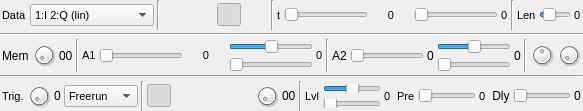
<?xml version="1.0" encoding="UTF-8"?>
<ui version="4.0">
 <class>GLScopeGUI</class>
 <widget class="QWidget" name="GLScopeGUI">
  <property name="geometry">
   <rect>
    <x>0</x>
    <y>0</y>
    <width>583</width>
    <height>111</height>
   </rect>
  </property>
  <property name="windowTitle">
   <string>Oscilloscope</string>
  </property>
  <layout class="QVBoxLayout" name="verticalLayout">
   <property name="spacing">
    <number>3</number>
   </property>
   <property name="leftMargin">
    <number>0</number>
   </property>
   <property name="topMargin">
    <number>0</number>
   </property>
   <property name="rightMargin">
    <number>0</number>
   </property>
   <property name="bottomMargin">
    <number>0</number>
   </property>
   <item>
    <layout class="QHBoxLayout" name="row1Layout">
     <property name="spacing">
      <number>3</number>
     </property>
     <property name="leftMargin">
      <number>2</number>
     </property>
     <property name="topMargin">
      <number>0</number>
     </property>
     <property name="rightMargin">
      <number>2</number>
     </property>
     <property name="bottomMargin">
      <number>0</number>
     </property>
     <item>
      <widget class="QLabel" name="dataLabel">
       <property name="font">
        <font>
         <pointsize>8</pointsize>
        </font>
       </property>
       <property name="text">
        <string>Data</string>
       </property>
      </widget>
     </item>
     <item>
      <widget class="QComboBox" name="dataMode">
       <property name="sizePolicy">
        <sizepolicy hsizetype="Minimum" vsizetype="Fixed">
         <horstretch>0</horstretch>
         <verstretch>0</verstretch>
        </sizepolicy>
       </property>
       <property name="font">
        <font>
         <pointsize>8</pointsize>
        </font>
       </property>
       <property name="toolTip">
        <string>Displayed data</string>
       </property>
       <property name="sizeAdjustPolicy">
        <enum>QComboBox::AdjustToContentsOnFirstShow</enum>
       </property>
       <item>
        <property name="text">
         <string>1:I 2:Q (lin)</string>
        </property>
       </item>
       <item>
        <property name="text">
         <string>1:Mag (lin) 2:Phi</string>
        </property>
       </item>
       <item>
        <property name="text">
         <string>1:Mag (dB) 2:Phi</string>
        </property>
       </item>
       <item>
        <property name="text">
         <string>1:Mag (lin) 2:dPhi</string>
        </property>
       </item>
       <item>
        <property name="text">
         <string>1:Mag(dB) 2:dPhi</string>
        </property>
       </item>
       <item>
        <property name="text">
         <string>1:Derived 1 2:2nd </string>
        </property>
       </item>
       <item>
        <property name="text">
         <string>1,2:Cyclostationary</string>
        </property>
       </item>
      </widget>
     </item>
     <item>
      <widget class="Line" name="dataLine">
       <property name="orientation">
        <enum>Qt::Vertical</enum>
       </property>
      </widget>
     </item>
     <item>
      <widget class="ButtonSwitch" name="onlyPrimeView">
       <property name="toolTip">
        <string>Only primary display</string>
       </property>
       <property name="text">
        <string/>
       </property>
       <property name="icon">
        <iconset resource="../resources/res.qrc">
         <normaloff>:/display1_w.png</normaloff>:/display1_w.png</iconset>
       </property>
       <property name="iconSize">
        <size>
         <width>16</width>
         <height>16</height>
        </size>
       </property>
       <property name="checkable">
        <bool>true</bool>
       </property>
       <property name="autoRaise">
        <bool>true</bool>
       </property>
      </widget>
     </item>
     <item>
      <widget class="ButtonSwitch" name="onlySecondView">
       <property name="toolTip">
        <string>Only secondary display</string>
       </property>
       <property name="text">
        <string/>
       </property>
       <property name="icon">
        <iconset resource="../resources/res.qrc">
         <normaloff>:/display2_w.png</normaloff>:/display2_w.png</iconset>
       </property>
       <property name="iconSize">
        <size>
         <width>16</width>
         <height>16</height>
        </size>
       </property>
       <property name="checkable">
        <bool>true</bool>
       </property>
       <property name="autoRaise">
        <bool>true</bool>
       </property>
      </widget>
     </item>
     <item>
      <widget class="ButtonSwitch" name="horizView">
       <property name="toolTip">
        <string>Both displays horizontally arranged</string>
       </property>
       <property name="text">
        <string/>
       </property>
       <property name="icon">
        <iconset resource="../resources/res.qrc">
         <normaloff>:/horizontal_w.png</normaloff>:/horizontal_w.png</iconset>
       </property>
       <property name="iconSize">
        <size>
         <width>16</width>
         <height>16</height>
        </size>
       </property>
       <property name="checkable">
        <bool>true</bool>
       </property>
       <property name="checked">
        <bool>true</bool>
       </property>
       <property name="autoRaise">
        <bool>true</bool>
       </property>
      </widget>
     </item>
     <item>
      <widget class="ButtonSwitch" name="vertView">
       <property name="toolTip">
        <string>Both displays vertically arranged</string>
       </property>
       <property name="text">
        <string/>
       </property>
       <property name="icon">
        <iconset resource="../resources/res.qrc">
         <normaloff>:/vertical_w.png</normaloff>:/vertical_w.png</iconset>
       </property>
       <property name="iconSize">
        <size>
         <width>16</width>
         <height>16</height>
        </size>
       </property>
       <property name="checkable">
        <bool>true</bool>
       </property>
       <property name="autoRaise">
        <bool>true</bool>
       </property>
      </widget>
     </item>
     <item>
      <widget class="Line" name="viewLine">
       <property name="orientation">
        <enum>Qt::Vertical</enum>
       </property>
      </widget>
     </item>
     <item>
      <widget class="QLabel" name="timeLabel">
       <property name="font">
        <font>
         <pointsize>8</pointsize>
        </font>
       </property>
       <property name="text">
        <string>t</string>
       </property>
      </widget>
     </item>
     <item>
      <widget class="QSlider" name="time">
       <property name="sizePolicy">
        <sizepolicy hsizetype="MinimumExpanding" vsizetype="Fixed">
         <horstretch>0</horstretch>
         <verstretch>0</verstretch>
        </sizepolicy>
       </property>
       <property name="font">
        <font>
         <pointsize>8</pointsize>
        </font>
       </property>
       <property name="toolTip">
        <string>Time range</string>
       </property>
       <property name="minimum">
        <number>1</number>
       </property>
       <property name="maximum">
        <number>100</number>
       </property>
       <property name="pageStep">
        <number>1</number>
       </property>
       <property name="orientation">
        <enum>Qt::Horizontal</enum>
       </property>
       <property name="tickPosition">
        <enum>QSlider::NoTicks</enum>
       </property>
       <property name="tickInterval">
        <number>5</number>
       </property>
      </widget>
     </item>
     <item>
      <widget class="QLabel" name="timeText">
       <property name="minimumSize">
        <size>
         <width>40</width>
         <height>0</height>
        </size>
       </property>
       <property name="font">
        <font>
         <pointsize>8</pointsize>
        </font>
       </property>
       <property name="text">
        <string>0</string>
       </property>
       <property name="alignment">
        <set>Qt::AlignCenter</set>
       </property>
      </widget>
     </item>
     <item>
      <widget class="QSlider" name="timeOfs">
       <property name="sizePolicy">
        <sizepolicy hsizetype="MinimumExpanding" vsizetype="Fixed">
         <horstretch>0</horstretch>
         <verstretch>0</verstretch>
        </sizepolicy>
       </property>
       <property name="toolTip">
        <string>Time offset</string>
       </property>
       <property name="minimum">
        <number>0</number>
       </property>
       <property name="maximum">
        <number>100</number>
       </property>
       <property name="pageStep">
        <number>1</number>
       </property>
       <property name="orientation">
        <enum>Qt::Horizontal</enum>
       </property>
       <property name="tickPosition">
        <enum>QSlider::NoTicks</enum>
       </property>
       <property name="tickInterval">
        <number>1</number>
       </property>
      </widget>
     </item>
     <item>
      <widget class="QLabel" name="timeOfsText">
       <property name="font">
        <font>
         <pointsize>8</pointsize>
        </font>
       </property>
       <property name="text">
        <string>0</string>
       </property>
      </widget>
     </item>
     <item>
      <widget class="Line" name="timeLine">
       <property name="orientation">
        <enum>Qt::Vertical</enum>
       </property>
      </widget>
     </item>
     <item>
      <widget class="QLabel" name="traceLenLabel">
       <property name="font">
        <font>
         <pointsize>8</pointsize>
        </font>
       </property>
       <property name="text">
        <string>Len</string>
       </property>
      </widget>
     </item>
     <item>
      <widget class="QSlider" name="traceLen">
       <property name="toolTip">
        <string>Trace length</string>
       </property>
       <property name="minimum">
        <number>1</number>
       </property>
       <property name="maximum">
        <number>100</number>
       </property>
       <property name="pageStep">
        <number>1</number>
       </property>
       <property name="value">
        <number>20</number>
       </property>
       <property name="orientation">
        <enum>Qt::Horizontal</enum>
       </property>
      </widget>
     </item>
     <item>
      <widget class="QLabel" name="traceLenText">
       <property name="font">
        <font>
         <pointsize>8</pointsize>
        </font>
       </property>
       <property name="text">
        <string>0</string>
       </property>
      </widget>
     </item>
    </layout>
   </item>
   <item>
    <widget class="Line" name="rowSep1">
     <property name="orientation">
      <enum>Qt::Horizontal</enum>
     </property>
    </widget>
   </item>
   <item>
    <layout class="QHBoxLayout" name="row3Layout">
     <property name="spacing">
      <number>3</number>
     </property>
     <property name="leftMargin">
      <number>2</number>
     </property>
     <property name="rightMargin">
      <number>2</number>
     </property>
     <item>
      <widget class="QLabel" name="memText">
       <property name="text">
        <string>Mem</string>
       </property>
      </widget>
     </item>
     <item>
      <widget class="QDial" name="memHistory">
       <property name="maximumSize">
        <size>
         <width>24</width>
         <height>24</height>
        </size>
       </property>
       <property name="toolTip">
        <string>Move in trace history</string>
       </property>
       <property name="maximum">
        <number>15</number>
       </property>
       <property name="pageStep">
        <number>1</number>
       </property>
      </widget>
     </item>
     <item>
      <widget class="QLabel" name="memIndexText">
       <property name="toolTip">
        <string>Trace history index</string>
       </property>
       <property name="text">
        <string>00</string>
       </property>
      </widget>
     </item>
     <item>
      <widget class="Line" name="traceLenLine">
       <property name="orientation">
        <enum>Qt::Vertical</enum>
       </property>
      </widget>
     </item>
     <item>
      <widget class="QLabel" name="amp1Label">
       <property name="font">
        <font>
         <pointsize>8</pointsize>
        </font>
       </property>
       <property name="text">
        <string>A1</string>
       </property>
      </widget>
     </item>
     <item>
      <widget class="QSlider" name="amp1">
       <property name="sizePolicy">
        <sizepolicy hsizetype="MinimumExpanding" vsizetype="Fixed">
         <horstretch>0</horstretch>
         <verstretch>0</verstretch>
        </sizepolicy>
       </property>
       <property name="toolTip">
        <string>Y range for display 1</string>
       </property>
       <property name="minimum">
        <number>0</number>
       </property>
       <property name="maximum">
        <number>10</number>
       </property>
       <property name="pageStep">
        <number>1</number>
       </property>
       <property name="value">
        <number>0</number>
       </property>
       <property name="orientation">
        <enum>Qt::Horizontal</enum>
       </property>
       <property name="tickPosition">
        <enum>QSlider::NoTicks</enum>
       </property>
       <property name="tickInterval">
        <number>1</number>
       </property>
      </widget>
     </item>
     <item>
      <widget class="QLabel" name="amp1Text">
       <property name="minimumSize">
        <size>
         <width>40</width>
         <height>0</height>
        </size>
       </property>
       <property name="font">
        <font>
         <pointsize>8</pointsize>
        </font>
       </property>
       <property name="text">
        <string>0</string>
       </property>
       <property name="alignment">
        <set>Qt::AlignCenter</set>
       </property>
      </widget>
     </item>
     <item>
      <layout class="QVBoxLayout" name="amp1OfsLayout">
       <item>
        <widget class="QSlider" name="amp1OfsCoarse">
         <property name="sizePolicy">
          <sizepolicy hsizetype="MinimumExpanding" vsizetype="Fixed">
           <horstretch>0</horstretch>
           <verstretch>0</verstretch>
          </sizepolicy>
         </property>
         <property name="toolTip">
          <string>Y coarse offset for display 1</string>
         </property>
         <property name="minimum">
          <number>-100</number>
         </property>
         <property name="maximum">
          <number>99</number>
         </property>
         <property name="pageStep">
          <number>1</number>
         </property>
         <property name="orientation">
          <enum>Qt::Horizontal</enum>
         </property>
         <property name="tickPosition">
          <enum>QSlider::NoTicks</enum>
         </property>
         <property name="tickInterval">
          <number>10</number>
         </property>
        </widget>
       </item>
       <item>
        <widget class="QSlider" name="amp1OfsFine">
         <property name="toolTip">
          <string>Y fine offset for display 1</string>
         </property>
         <property name="maximum">
          <number>200</number>
         </property>
         <property name="pageStep">
          <number>1</number>
         </property>
         <property name="orientation">
          <enum>Qt::Horizontal</enum>
         </property>
        </widget>
       </item>
      </layout>
     </item>
     <item>
      <widget class="QLabel" name="amp1OfsText">
       <property name="font">
        <font>
         <pointsize>8</pointsize>
        </font>
       </property>
       <property name="text">
        <string>0</string>
       </property>
      </widget>
     </item>
     <item>
      <widget class="Line" name="amp2Line">
       <property name="orientation">
        <enum>Qt::Vertical</enum>
       </property>
      </widget>
     </item>
     <item>
      <widget class="QLabel" name="amp2Label">
       <property name="text">
        <string>A2</string>
       </property>
      </widget>
     </item>
     <item>
      <widget class="QSlider" name="amp2">
       <property name="toolTip">
        <string>Y range for display 2</string>
       </property>
       <property name="maximum">
        <number>10</number>
       </property>
       <property name="pageStep">
        <number>1</number>
       </property>
       <property name="orientation">
        <enum>Qt::Horizontal</enum>
       </property>
      </widget>
     </item>
     <item>
      <widget class="QLabel" name="amp2Text">
       <property name="text">
        <string>0</string>
       </property>
      </widget>
     </item>
     <item>
      <layout class="QVBoxLayout" name="amp2OfsLayout">
       <item>
        <widget class="QSlider" name="amp2OfsCoarse">
         <property name="toolTip">
          <string>Y coarse offset for display 2</string>
         </property>
         <property name="minimum">
          <number>-100</number>
         </property>
         <property name="pageStep">
          <number>1</number>
         </property>
         <property name="orientation">
          <enum>Qt::Horizontal</enum>
         </property>
        </widget>
       </item>
       <item>
        <widget class="QSlider" name="amp2OfsFine">
         <property name="toolTip">
          <string>Y fine offset for display 2</string>
         </property>
         <property name="maximum">
          <number>200</number>
         </property>
         <property name="pageStep">
          <number>1</number>
         </property>
         <property name="orientation">
          <enum>Qt::Horizontal</enum>
         </property>
        </widget>
       </item>
      </layout>
     </item>
     <item>
      <widget class="QLabel" name="amp2OfsText">
       <property name="text">
        <string>0</string>
       </property>
      </widget>
     </item>
     <item>
      <widget class="Line" name="traceIntensityLine">
       <property name="orientation">
        <enum>Qt::Vertical</enum>
       </property>
      </widget>
     </item>
     <item>
      <widget class="QDial" name="traceIntensity">
       <property name="maximumSize">
        <size>
         <width>24</width>
         <height>24</height>
        </size>
       </property>
       <property name="toolTip">
        <string>Trace intensity</string>
       </property>
       <property name="maximum">
        <number>100</number>
       </property>
       <property name="pageStep">
        <number>1</number>
       </property>
       <property name="value">
        <number>50</number>
       </property>
      </widget>
     </item>
     <item>
      <widget class="QDial" name="gridIntensity">
       <property name="maximumSize">
        <size>
         <width>24</width>
         <height>24</height>
        </size>
       </property>
       <property name="toolTip">
        <string>Grid intensity</string>
       </property>
       <property name="maximum">
        <number>100</number>
       </property>
       <property name="pageStep">
        <number>1</number>
       </property>
      </widget>
     </item>
    </layout>
   </item>
   <item>
    <widget class="Line" name="rowSep2">
     <property name="orientation">
      <enum>Qt::Horizontal</enum>
     </property>
    </widget>
   </item>
   <item>
    <layout class="QHBoxLayout" name="row2Layout">
     <property name="spacing">
      <number>3</number>
     </property>
     <property name="leftMargin">
      <number>2</number>
     </property>
     <property name="topMargin">
      <number>0</number>
     </property>
     <property name="rightMargin">
      <number>2</number>
     </property>
     <property name="bottomMargin">
      <number>0</number>
     </property>
     <item>
      <widget class="QLabel" name="trigLabel">
       <property name="font">
        <font>
         <pointsize>8</pointsize>
        </font>
       </property>
       <property name="text">
        <string>Trig.</string>
       </property>
      </widget>
     </item>
     <item>
      <widget class="QDial" name="trigIndex">
       <property name="maximumSize">
        <size>
         <width>24</width>
         <height>24</height>
        </size>
       </property>
       <property name="toolTip">
        <string>Navigate through triggers</string>
       </property>
       <property name="maximum">
        <number>9</number>
       </property>
       <property name="pageStep">
        <number>1</number>
       </property>
      </widget>
     </item>
     <item>
      <widget class="QLabel" name="trigIndexText">
       <property name="toolTip">
        <string>Current trigger index</string>
       </property>
       <property name="text">
        <string>0</string>
       </property>
      </widget>
     </item>
     <item>
      <widget class="QComboBox" name="trigMode">
       <property name="font">
        <font>
         <pointsize>8</pointsize>
        </font>
       </property>
       <property name="toolTip">
        <string>Trigger source</string>
       </property>
       <item>
        <property name="text">
         <string>Freerun</string>
        </property>
       </item>
       <item>
        <property name="text">
         <string>I (lin)</string>
        </property>
       </item>
       <item>
        <property name="text">
         <string>Q (lin)</string>
        </property>
       </item>
       <item>
        <property name="text">
         <string>Mag (lin)</string>
        </property>
       </item>
       <item>
        <property name="text">
         <string>Mag (dB)</string>
        </property>
       </item>
       <item>
        <property name="text">
         <string>Phi</string>
        </property>
       </item>
      </widget>
     </item>
     <item>
      <widget class="Line" name="trigLine">
       <property name="orientation">
        <enum>Qt::Vertical</enum>
       </property>
      </widget>
     </item>
     <item>
      <widget class="ButtonSwitch" name="slopePos">
       <property name="font">
        <font>
         <pointsize>8</pointsize>
        </font>
       </property>
       <property name="toolTip">
        <string>Trigger positive edge</string>
       </property>
       <property name="text">
        <string/>
       </property>
       <property name="icon">
        <iconset resource="../resources/res.qrc">
         <normaloff>:/slopep_icon.png</normaloff>:/slopep_icon.png</iconset>
       </property>
       <property name="iconSize">
        <size>
         <width>16</width>
         <height>16</height>
        </size>
       </property>
       <property name="checkable">
        <bool>true</bool>
       </property>
       <property name="checked">
        <bool>true</bool>
       </property>
       <property name="toolButtonStyle">
        <enum>Qt::ToolButtonIconOnly</enum>
       </property>
       <property name="autoRaise">
        <bool>true</bool>
       </property>
      </widget>
     </item>
     <item>
      <widget class="ButtonSwitch" name="slopeNeg">
       <property name="font">
        <font>
         <pointsize>8</pointsize>
        </font>
       </property>
       <property name="toolTip">
        <string>Trigger negative edge</string>
       </property>
       <property name="text">
        <string/>
       </property>
       <property name="icon">
        <iconset resource="../resources/res.qrc">
         <normaloff>:/slopen_icon.png</normaloff>:/slopen_icon.png</iconset>
       </property>
       <property name="iconSize">
        <size>
         <width>16</width>
         <height>16</height>
        </size>
       </property>
       <property name="checkable">
        <bool>true</bool>
       </property>
       <property name="autoRaise">
        <bool>true</bool>
       </property>
      </widget>
     </item>
     <item>
      <widget class="ButtonSwitch" name="slopeBoth">
       <property name="toolTip">
        <string>Trigger on both edges</string>
       </property>
       <property name="text">
        <string/>
       </property>
       <property name="icon">
        <iconset resource="../resources/res.qrc">
         <normaloff>:/slopeb_icon.png</normaloff>:/slopeb_icon.png</iconset>
       </property>
       <property name="iconSize">
        <size>
         <width>16</width>
         <height>16</height>
        </size>
       </property>
       <property name="checkable">
        <bool>true</bool>
       </property>
       <property name="checked">
        <bool>false</bool>
       </property>
       <property name="autoRaise">
        <bool>true</bool>
       </property>
      </widget>
     </item>
     <item>
      <widget class="ButtonSwitch" name="oneShot">
       <property name="toolTip">
        <string>One shot</string>
       </property>
       <property name="text">
        <string/>
       </property>
       <property name="icon">
        <iconset resource="../resources/res.qrc">
         <normaloff>:/display1_w.png</normaloff>:/display1_w.png</iconset>
       </property>
       <property name="iconSize">
        <size>
         <width>16</width>
         <height>16</height>
        </size>
       </property>
       <property name="checkable">
        <bool>true</bool>
       </property>
       <property name="autoRaise">
        <bool>true</bool>
       </property>
      </widget>
     </item>
     <item>
      <widget class="QDial" name="trigCount">
       <property name="maximumSize">
        <size>
         <width>24</width>
         <height>24</height>
        </size>
       </property>
       <property name="toolTip">
        <string>Control number of trigger events </string>
       </property>
       <property name="pageStep">
        <number>1</number>
       </property>
      </widget>
     </item>
     <item>
      <widget class="QLabel" name="trigCountText">
       <property name="toolTip">
        <string>Number of trigger events before trigger is kicked off</string>
       </property>
       <property name="text">
        <string>00</string>
       </property>
      </widget>
     </item>
     <item>
      <widget class="Line" name="slopeLine">
       <property name="orientation">
        <enum>Qt::Vertical</enum>
       </property>
      </widget>
     </item>
     <item>
      <widget class="QLabel" name="trigLevelLabel">
       <property name="font">
        <font>
         <pointsize>8</pointsize>
        </font>
       </property>
       <property name="text">
        <string>Lvl</string>
       </property>
      </widget>
     </item>
     <item>
      <layout class="QVBoxLayout" name="trigLevelLayout">
       <item>
        <widget class="QSlider" name="trigLevelCoarse">
         <property name="maximumSize">
          <size>
           <width>16777215</width>
           <height>9</height>
          </size>
         </property>
         <property name="toolTip">
          <string>Trigger level coarse</string>
         </property>
         <property name="minimum">
          <number>-100</number>
         </property>
         <property name="maximum">
          <number>99</number>
         </property>
         <property name="pageStep">
          <number>1</number>
         </property>
         <property name="orientation">
          <enum>Qt::Horizontal</enum>
         </property>
        </widget>
       </item>
       <item>
        <widget class="QSlider" name="trigLevelFine">
         <property name="maximumSize">
          <size>
           <width>16777215</width>
           <height>9</height>
          </size>
         </property>
         <property name="toolTip">
          <string>Trigger level fine</string>
         </property>
         <property name="minimum">
          <number>0</number>
         </property>
         <property name="maximum">
          <number>200</number>
         </property>
         <property name="pageStep">
          <number>1</number>
         </property>
         <property name="orientation">
          <enum>Qt::Horizontal</enum>
         </property>
        </widget>
       </item>
      </layout>
     </item>
     <item>
      <widget class="QLabel" name="trigText">
       <property name="font">
        <font>
         <pointsize>8</pointsize>
        </font>
       </property>
       <property name="text">
        <string>0</string>
       </property>
      </widget>
     </item>
     <item>
      <widget class="QLabel" name="trigPreLabel">
       <property name="font">
        <font>
         <pointsize>8</pointsize>
        </font>
       </property>
       <property name="text">
        <string> Pre</string>
       </property>
      </widget>
     </item>
     <item>
      <widget class="QSlider" name="trigPre">
       <property name="toolTip">
        <string>Pre-trigger delay</string>
       </property>
       <property name="maximum">
        <number>99</number>
       </property>
       <property name="pageStep">
        <number>1</number>
       </property>
       <property name="orientation">
        <enum>Qt::Horizontal</enum>
       </property>
      </widget>
     </item>
     <item>
      <widget class="QLabel" name="trigPreText">
       <property name="font">
        <font>
         <pointsize>8</pointsize>
        </font>
       </property>
       <property name="text">
        <string>0</string>
       </property>
      </widget>
     </item>
     <item>
      <widget class="QLabel" name="trigDelayLabel">
       <property name="text">
        <string> Dly</string>
       </property>
      </widget>
     </item>
     <item>
      <widget class="QSlider" name="trigDelay">
       <property name="maximum">
        <number>100</number>
       </property>
       <property name="pageStep">
        <number>1</number>
       </property>
       <property name="orientation">
        <enum>Qt::Horizontal</enum>
       </property>
      </widget>
     </item>
     <item>
      <widget class="QLabel" name="trigDelayText">
       <property name="text">
        <string>0</string>
       </property>
      </widget>
     </item>
    </layout>
   </item>
  </layout>
 </widget>
 <customwidgets>
  <customwidget>
   <class>ButtonSwitch</class>
   <extends>QToolButton</extends>
   <header>gui/buttonswitch.h</header>
  </customwidget>
 </customwidgets>
 <resources>
  <include location="../resources/res.qrc"/>
 </resources>
 <connections/>
</ui>
